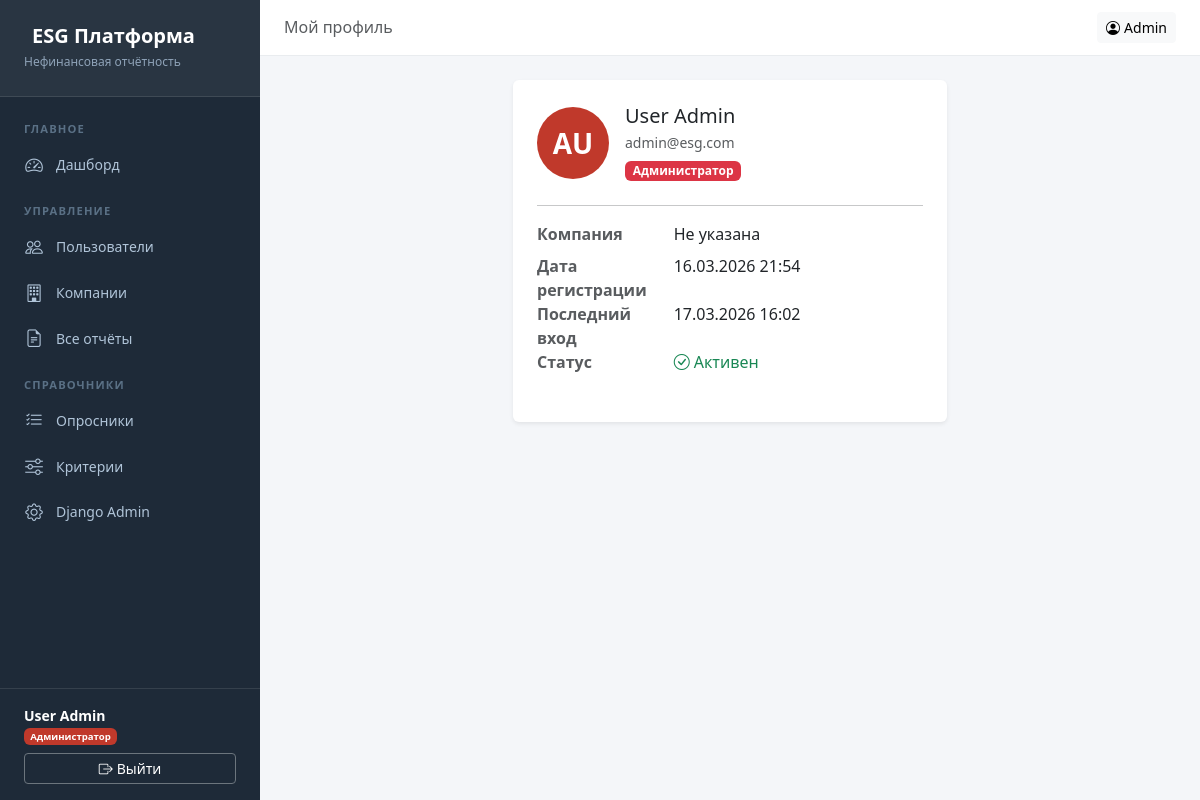
/accounts/profile/ (signed in), run on an earlier commit of the app's database.
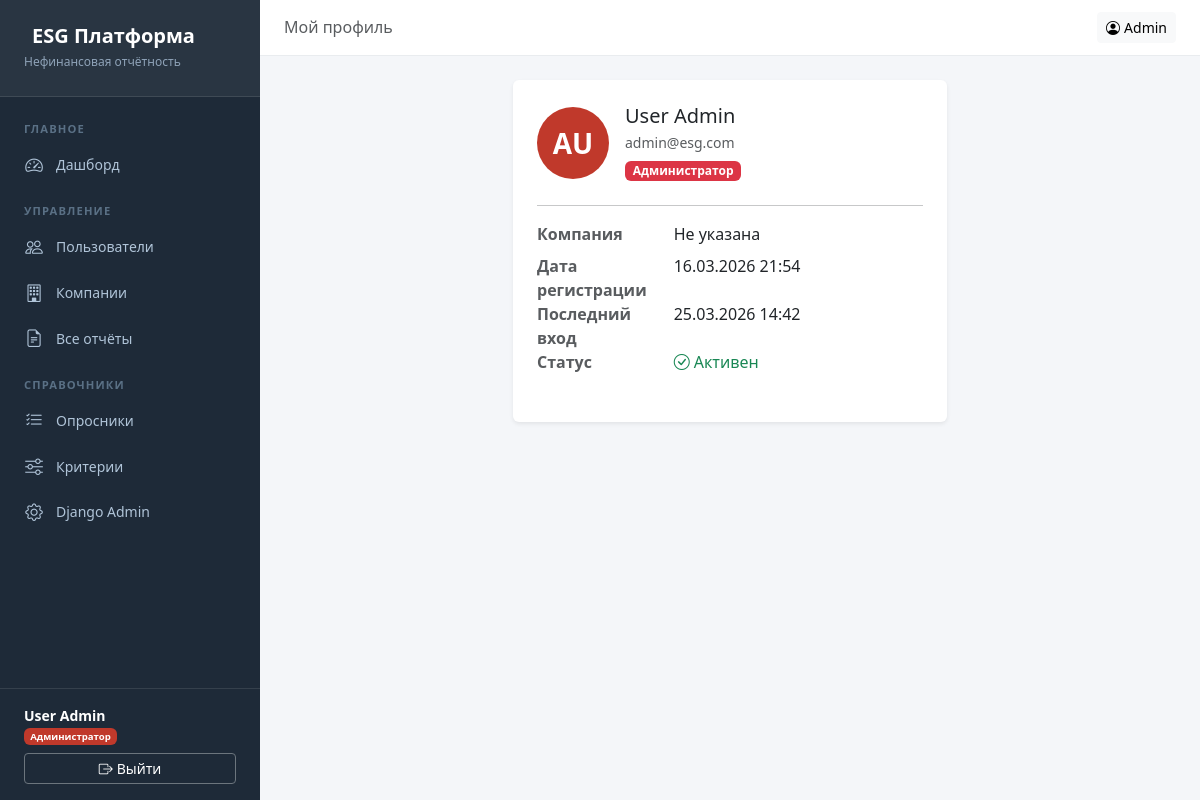
And on a later commit of the database.
### accounts/models.py (models this page shows, shortened)
class User(AbstractBaseUser, PermissionsMixin):
    email = models.EmailField(unique=True, verbose_name='Email')
    first_name = models.CharField(max_length=100, verbose_name='Имя')
    last_name = models.CharField(max_length=100, verbose_name='Фамилия')
    middle_name = models.CharField(max_length=100, blank=True, verbose_name='Отчество')
    role = models.CharField(
        max_length=20,
        choices=Role.choices,
        default=Role.VIEWER,
        verbose_name='Роль'
    )
    is_active = models.BooleanField(default=True, verbose_name='Активен')
    is_staff = models.BooleanField(default=False, verbose_name='Сотрудник')
    date_joined = models.DateTimeField(default=timezone.now, verbose_name='Дата регистрации')
    last_login = models.DateTimeField(null=True, blank=True, verbose_name='Последний вход')
    company = models.ForeignKey(
        'companies.Company',
        null=True, blank=True,
        on_delete=models.SET_NULL,
        verbose_name='Компания',
        related_name='users'
    )
    objects = UserManager()
    USERNAME_FIELD = 'email'
    REQUIRED_FIELDS = ['first_name', 'last_name']
    class Meta:
        verbose_name = 'Пользователь'
        verbose_name_plural = 'Пользователи'
        ordering = ['-date_joined']
    def get_full_name(self):
        return f'{self.last_name} {self.first_name} {self.middle_name}'.strip()
    def get_short_name(self):
        return self.first_name

### accounts/views.py (the view)
# urls.py: path('profile/', views.profile_view, name='profile'),
@login_required
def profile_view(request):
    return render(request, 'accounts/profile.html', {'profile_user': request.user})

### templates/accounts/profile.html (shortened to what this page needs)
{% extends 'base.html' %}
{% block page_title %}Мой профиль{% endblock %}
{% block content %}
<div class="row justify-content-center">
    <div class="col-lg-6">
        <div class="card border-0 shadow-sm">
            <div class="card-body p-4">
                <div class="d-flex align-items-center gap-3 mb-4">
                    <div class="rounded-circle d-flex align-items-center justify-content-center fw-bold text-white fs-3"
                         style="width:72px;height:72px;background:{% if profile_user.role == 'admin' %}#c0392b{% elif profile_user.role == 'respondent' %}#2980b9{% else %}#27ae60{% endif %};">
                        {{ profile_user.first_name|first }}{{ profile_user.last_name|first }}
                    </div>
                    <div>
                        <h5 class="mb-1">{{ profile_user.get_full_name }}</h5>
                        <p class="text-muted mb-1 small">{{ profile_user.email }}</p>
                        {% if profile_user.role == 'admin' %}<span class="badge bg-danger">Администратор</span>
                        {% elif profile_user.role == 'respondent' %}<span class="badge bg-primary">Респондент</span>
                        {% else %}<span class="badge bg-success">Пользователь</span>{% endif %}
                    </div>
                </div>
                <hr>
                <dl class="row">
                    <dt class="col-sm-4 text-muted">Компания</dt>
                    <dd class="col-sm-8">{{ profile_user.company|default:"Не указана" }}</dd>
                    <dt class="col-sm-4 text-muted">Дата регистрации</dt>
                    <dd class="col-sm-8">{{ profile_user.date_joined|date:"d.m.Y H:i" }}</dd>
                    <dt class="col-sm-4 text-muted">Последний вход</dt>
                    <dd class="col-sm-8">{{ profile_user.last_login|date:"d.m.Y H:i"|default:"—" }}</dd>
                    <dt class="col-sm-4 text-muted">Статус</dt>
                    <dd class="col-sm-8">
                        {% if profile_user.is_active %}
                        <span class="text-success"><i class="bi bi-check-circle me-1"></i>Активен</span>
                        {% else %}
                        <span class="text-danger"><i class="bi bi-x-circle me-1"></i>Заблокирован</span>
                        {% endif %}
                    </dd>
                </dl>
            </div>
        </div>
    </div>
</div>
{% endblock %}

### templates/base.html (shortened to what this page needs)
<!DOCTYPE html>
<html lang="ru">
<head>
    <link href="https://cdn.jsdelivr.net/npm/bootstrap@5.3.2/dist/css/bootstrap.min.css" rel="stylesheet">
    <link href="https://cdn.jsdelivr.net/npm/bootstrap-icons@1.11.3/font/bootstrap-icons.min.css" rel="stylesheet">
</head>
<body>
{% if user.is_authenticated %}
<nav class="sidebar">
    <div class="sidebar-brand">
        <h5>ESG Платформа</h5>
        <small>Нефинансовая отчётность</small>
    </div>
    <div class="sidebar-nav">
        <div class="sidebar-section">Главное</div>
        <a href="{% url 'core:dashboard' %}" class="nav-link {% if request.resolver_match.url_name == 'dashboard' %}active{% endif %}">
            <i class="bi bi-speedometer2"></i> Дашборд
        </a>
        {% if user.role == 'admin' %}
        <div class="sidebar-section mt-2">Управление</div>
        <a href="{% url 'accounts:user_list' %}" class="nav-link {% if 'user' in request.path %}active{% endif %}">
            <i class="bi bi-people"></i> Пользователи
        </a>
        <a href="#" class="nav-link">
            <i class="bi bi-building"></i> Компании
        </a>
        <a href="#" class="nav-link">
            <i class="bi bi-file-earmark-text"></i> Все отчёты
        </a>
        <div class="sidebar-section mt-2">Справочники</div>
        <a href="#" class="nav-link">
            <i class="bi bi-list-check"></i> Опросники
        </a>
        <a href="#" class="nav-link">
            <i class="bi bi-sliders"></i> Критерии
        </a>
        <a href="/admin/" class="nav-link">
            <i class="bi bi-gear"></i> Django Admin
        </a>
        {% endif %}
    </div>
    <div class="sidebar-footer">
        <div class="user-name">{{ user.get_full_name }}</div>
        <div class="user-info mb-2">
            {% if user.role == 'admin' %}<span class="badge badge-admin">Администратор</span>
            {% elif user.role == 'respondent' %}<span class="badge badge-respondent">Респондент</span>
            {% else %}<span class="badge badge-viewer">Пользователь</span>{% endif %}
        </div>
        <a href="{% url 'accounts:logout' %}" class="btn btn-sm btn-outline-secondary w-100 text-white border-secondary">
            <i class="bi bi-box-arrow-right me-1"></i>Выйти
        </a>
    </div>
</nav>
<div class="main-content">
    <div class="topbar">
        <div>
            <h6 class="mb-0 text-muted">{% block page_title %}Главная{% endblock %}</h6>
        </div>
        <div class="d-flex gap-2">
            <a href="{% url 'accounts:profile' %}" class="btn btn-sm btn-light">
                <i class="bi bi-person-circle me-1"></i>{{ user.get_short_name }}
            </a>
        </div>
    </div>
    <div class="content-area">
        {% block content %}{% endblock %}
    </div>
</div>
{% else %}
{% block auth_content %}{% endblock %}
{% endif %}
</body>
</html>

What changed in the data, as far as the page shows it:
changed User "User Admin": last_login "17.03.2026 16:02" → "25.03.2026 14:42"
